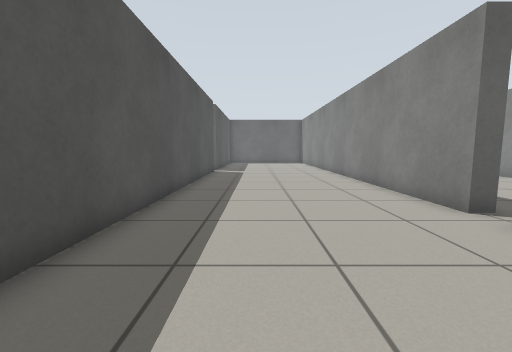
View 1 (above)

18 first-person views from a walk through a robot-simulator world made for Gazebo. The camera is 0.71 m above the floor, tilts 6° down and sees 90° across. The lines on the ground mark 1 m squares. The floor is counted in squares, 0.5 m on a side. Each view is taken from the middle of a square. On the plan, view 1 faces up. The plan holds only what a view shows up to about 13 squares ahead; the rest is blank. The place goes on beyond the plan.

View 2
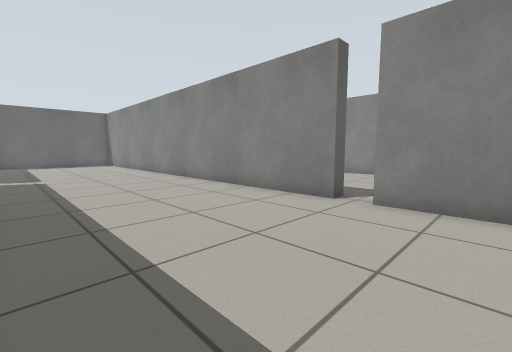

View 3
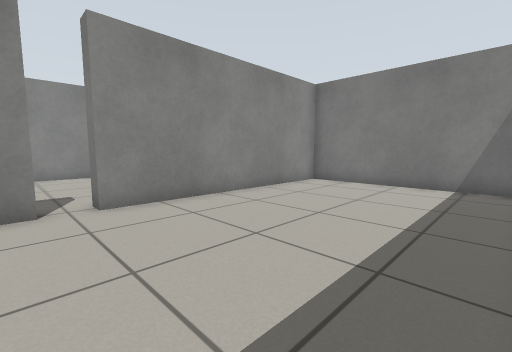

View 4
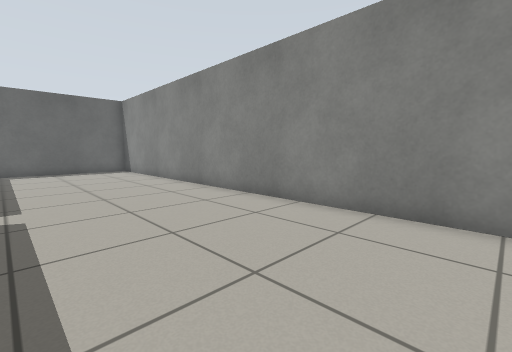

View 5
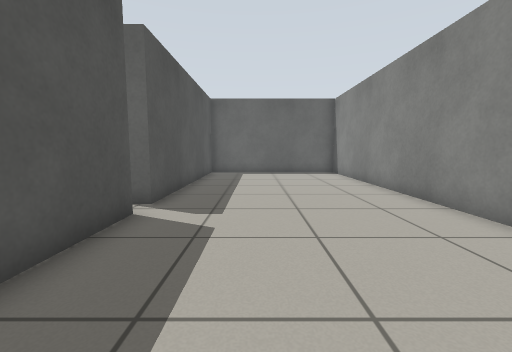

View 6
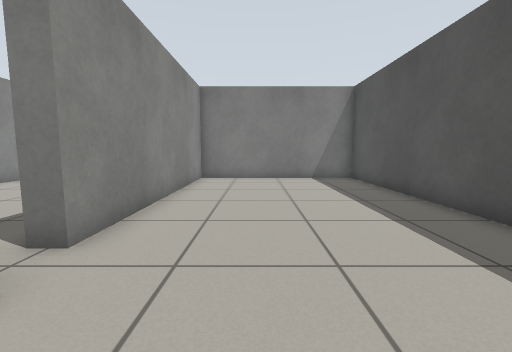

View 7
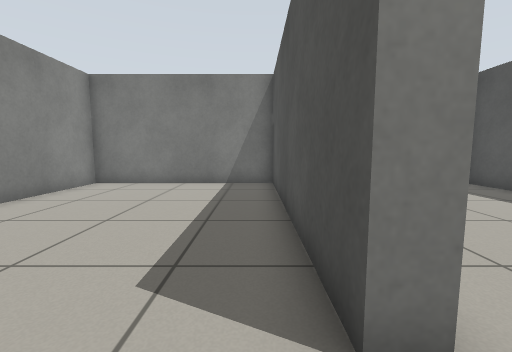

View 8
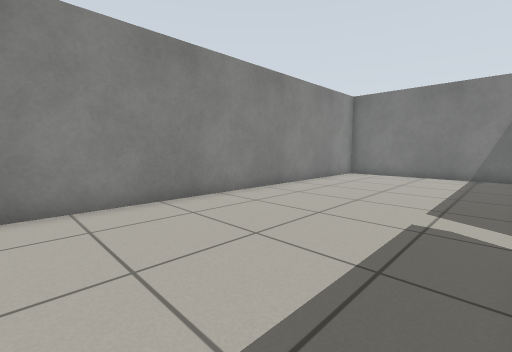

View 9
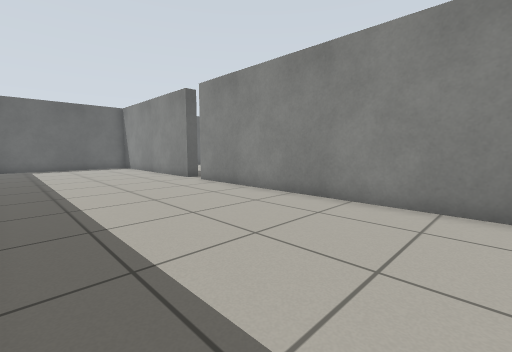

View 10
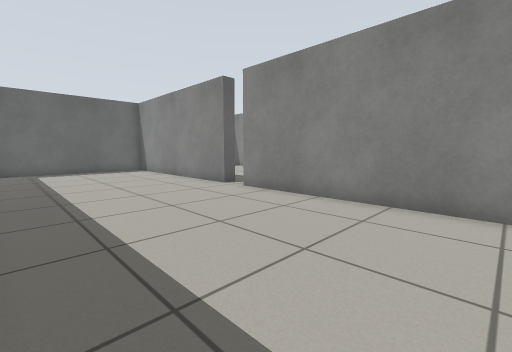

View 11
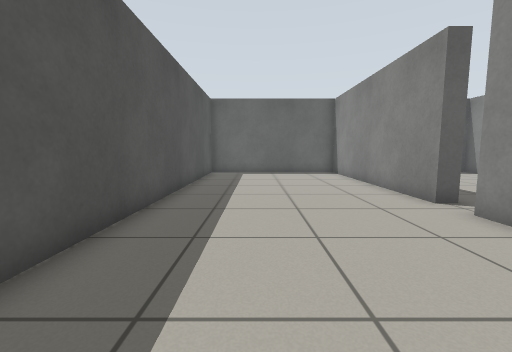

View 12
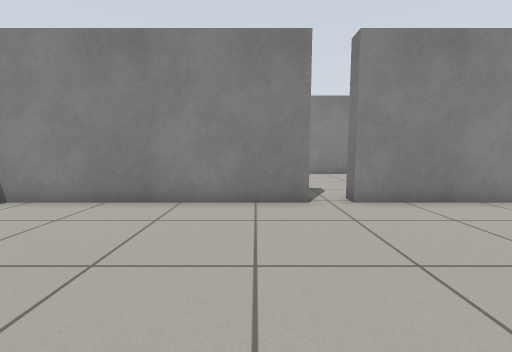

View 13
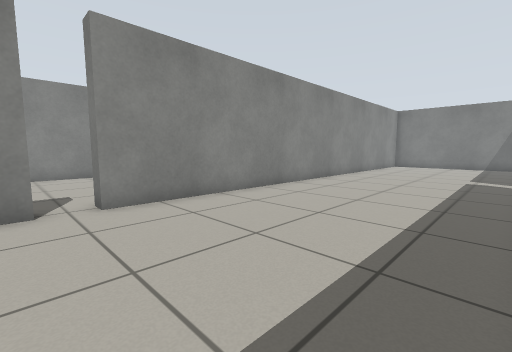

View 14
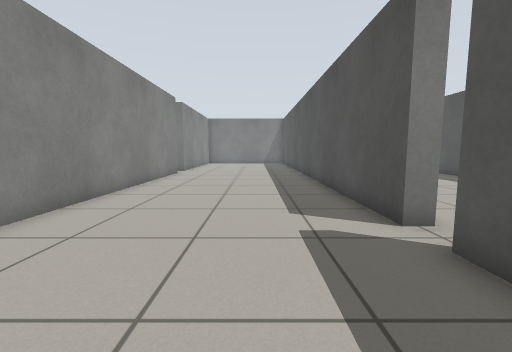

View 15
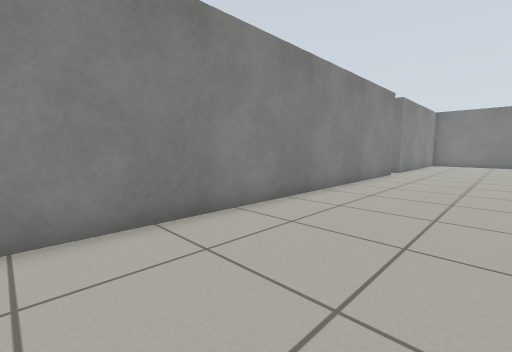

View 16
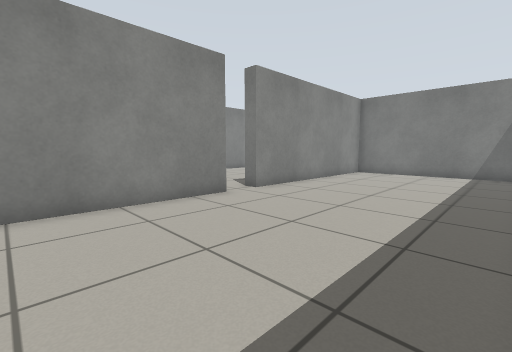

View 17
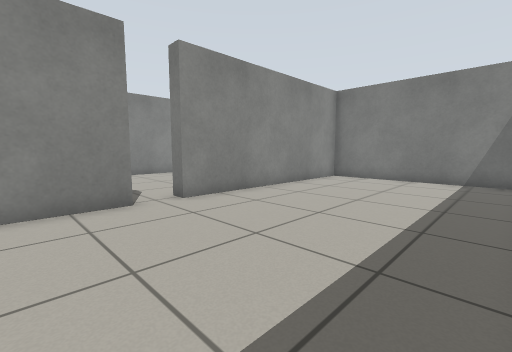

View 18
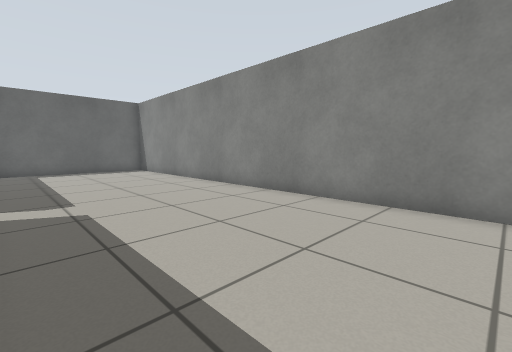

### Floor plan
Points are (right, up) in squares from view 1. A wall is a line through its corners. A room is listed if a view was taken in it or the views show most of it. See-through windows are left out.
Room 1 (views 1, 2, 3, 4, 5, 6)
walls: (4.7, 5.5) (4.7, 24.2); (-2.7, 16.5) (-2.7, -4.6) (4.7, -4.6) (4.7, 4.5); (-2.7, 24.1) (-2.7, 17.6)
ways out: opening at (5, 5) to room 2; opening at (-3, 17)
Room 2 (views 7, 8, 9, 10, 11, 12, 13)
walls: (5.4, 5.5) (4.7, 5.5); (4.7, 4.5) (5.3, 4.5) (5.3, -4.6) (12.7, -4.6) (12.7, 16.4); (12.7, 17.6) (12.7, 24.5); (5.3, 24.1) (5.3, 13.5)
ways out: opening at (5, 5) to room 1; opening at (13, 17) to room 3
Room 3 (views 14, 15, 16, 17, 18)
walls: (20.7, 5.6) (20.7, 21.1); (12.7, 16.4) (13.3, 16.4) (13.3, 7.6); (13.3, 18.5) (13.3, 17.6) (12.7, 17.6); (20.7, -4.1) (20.7, 4.5); (13.9, -4.6) (20.2, -4.6)
ways out: opening at (13, 17) to room 2; opening at (21, 5)

Where each view was taken, in squares from view 1:
view 1: 0 up, 0 right, facing up
view 2: 2 up, 2 left, facing up-right
view 3: 6 up, 2 left, facing down-right
view 4: 9 up, 1 left, facing up-right
view 5: 11 up, 0 right, facing up
view 6: 8 up, 2 right, facing down
view 7: 6 up, 6 right, facing down
view 8: 10 up, 6 right, facing down-right
view 9: 6 up, 6 right, facing up-right
view 10: 9 up, 6 right, facing up-right
view 11: 11 up, 8 right, facing up
view 12: 19 up, 6 right, facing right
view 13: 18 up, 6 right, facing down-right
view 14: 21 up, 16 right, facing down
view 15: 21 up, 16 right, facing down-right
view 16: 11 up, 14 right, facing down-right
view 17: 8 up, 14 right, facing down-right
view 18: 9 up, 14 right, facing up-right
